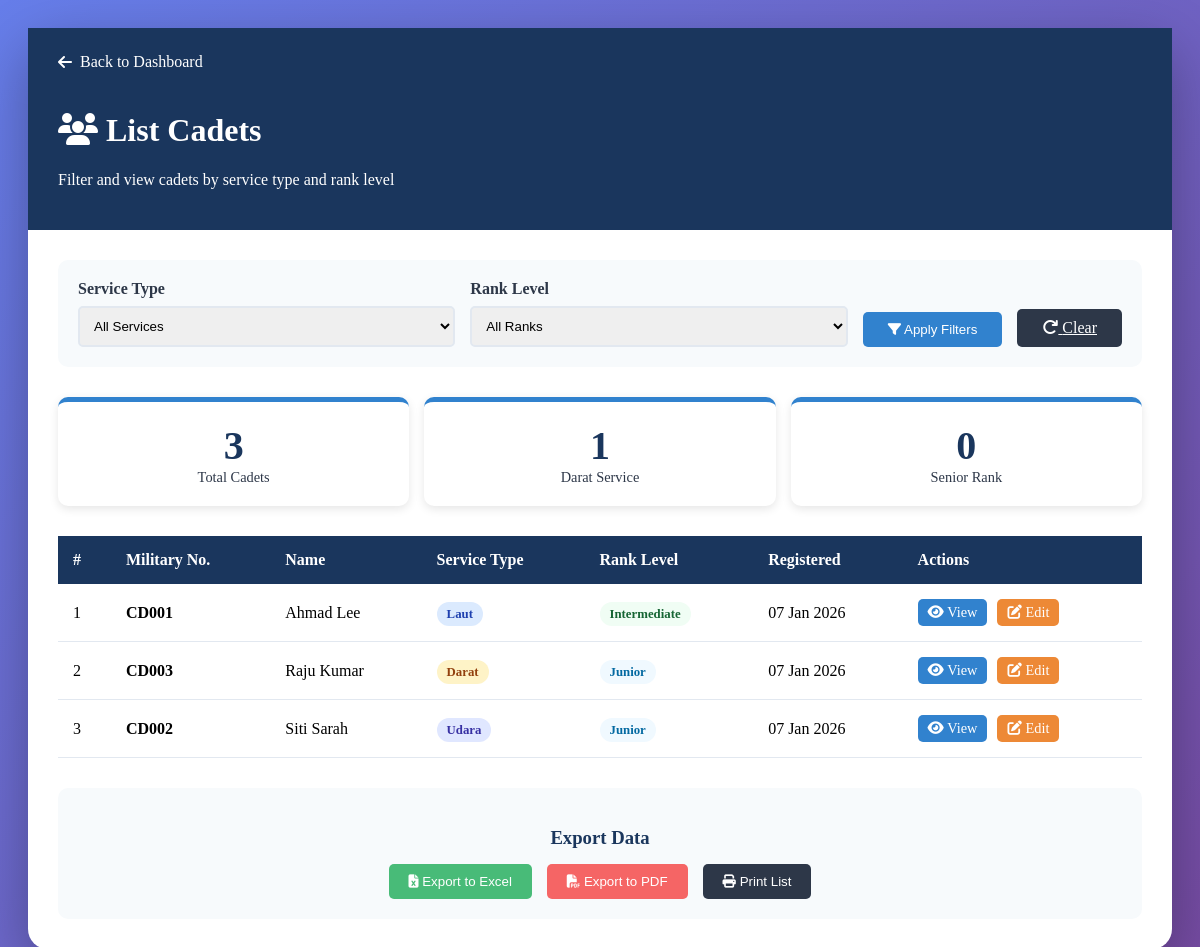
The page /admin/list_cadets.php (signed in) on the database its author committed.
### tables this page shows
CREATE TABLE `users` (
  `user_id` int(11) NOT NULL AUTO_INCREMENT,
  `military_number` varchar(20) NOT NULL,
  `password` varchar(255) NOT NULL,
  `role` enum('admin','rankholder','cadet') NOT NULL,
  `name` varchar(100) NOT NULL,
  `email` varchar(100) DEFAULT NULL,
  `service_type` enum('darat','laut','udara') DEFAULT NULL,
  `rank_level` enum('junior','intermediate','senior') DEFAULT NULL,
  `created_at` timestamp NOT NULL DEFAULT current_timestamp(),
  PRIMARY KEY (`user_id`),
  UNIQUE KEY `military_number` (`military_number`),
  UNIQUE KEY `email` (`email`)
);

### app/core/Database.php (called while the page is built, shortened)
<?php
class Database {
    protected $conn;
    public function __construct() {
        $this->conn = $this->connect();
    }
    private function connect() {
        $host = 'localhost';
        $username = 'root';
        $password = '';
        $database = 'caams_fyp';
        $conn = new mysqli($host, $username, $password, $database);
        return $conn;
    }
    public function prepare($sql) {
        return $this->conn->prepare($sql);
    }
}
?>

### app/controllers/UserController.php (called while the page is built, shortened)
<?php
require_once __DIR__ . '/../core/Database.php';
class UserController extends Database {
    public function getCadetsByServiceRank($service = null, $rank = null) {
        $sql = "SELECT user_id, military_number, name, service_type, rank_level, created_at
                FROM users
                WHERE role = 'cadet'";
        $sql .= " ORDER BY name ASC";
        $stmt = $this->prepare($sql);
        $stmt->execute();
        return $stmt->get_result();
    }
}
?>

### admin/list_cadets.php (the view, shortened to what this page needs)
<?php
require_once __DIR__ . '/../app/controllers/UserController.php';
$userController = new UserController();
$service = $_GET['service'] ?? null;
$rank = $_GET['rank'] ?? null;
$cadets = $userController->getCadetsByServiceRank($service, $rank);
$totalCadets = $cadets->num_rows;
$cadets->data_seek(0);
?>
<!DOCTYPE html>
<html lang="en">
<head>
    <link rel="stylesheet" href="https://cdnjs.cloudflare.com/ajax/libs/font-awesome/6.4.0/css/all.min.css">
</head>
<body>
    <div class="container">
        <div class="header">
            <a href="dashboard.php" class="back-btn">
                <i class="fas fa-arrow-left"></i> Back to Dashboard
            </a>
            <h1><i class="fas fa-users"></i> List Cadets</h1>
            <p>Filter and view cadets by service type and rank level</p>
        </div>
        <div class="content">
            <form method="GET" class="filters">
                <div class="filter-group">
                    <label>Service Type</label>
                    <select name="service">
                        <option value="">All Services</option>
                    </select>
                </div>
                <div class="filter-group">
                    <label>Rank Level</label>
                    <select name="rank">
                        <option value="">All Ranks</option>
                    </select>
                </div>
                <button type="submit" class="btn-filter">
                    <i class="fas fa-filter"></i> Apply Filters
                </button>
                <a href="list_cadets.php" class="btn-filter" style="background: var(--secondary);">
                    <i class="fas fa-redo"></i> Clear
                </a>
            </form>
            <div class="stats">
                <div class="stat-card">
                    <div class="stat-number"><?php echo $totalCadets; ?></div>
                    <div class="stat-label">Total Cadets</div>
                </div>
                <div class="stat-card">
                    <div class="stat-number">
                        <?php
                        $daratCount = 0;
                        $cadets->data_seek(0);
                        while($row = $cadets->fetch_assoc()) {
                            if($row['service_type'] == 'darat') $daratCount++;
                        }
                        echo $daratCount;
                        $cadets->data_seek(0);
                        ?>
                    </div>
                    <div class="stat-label">Darat Service</div>
                </div>
                <div class="stat-card">
                    <div class="stat-number">
                        <?php
                        $seniorCount = 0;
                        echo $seniorCount;
                        $cadets->data_seek(0);
                        ?>
                    </div>
                    <div class="stat-label">Senior Rank</div>
                </div>
            </div>
            <div class="table-container">
                <table>
                    <thead>
                        <tr>
                            <th>#</th>
                            <th>Military No.</th>
                            <th>Name</th>
                            <th>Service Type</th>
                            <th>Rank Level</th>
                            <th>Registered</th>
                            <th>Actions</th>
                        </tr>
                    </thead>
                    <tbody>
                        <?php if ($totalCadets > 0): ?>
                            <?php $counter = 1; ?>
                            <?php while($cadet = $cadets->fetch_assoc()): ?>
                                <tr>
                                    <td><?php echo $counter++; ?></td>
                                    <td><strong><?php echo htmlspecialchars($cadet['military_number']); ?></strong></td>
                                    <td><?php echo htmlspecialchars($cadet['name']); ?></td>
                                    <td>
                                        <span class="badge badge-<?php echo $cadet['service_type']; ?>">
                                            <?php echo ucfirst($cadet['service_type']); ?>
                                        </span>
                                    </td>
                                    <td>
                                        <span class="badge badge-<?php echo $cadet['rank_level']; ?>">
                                            <?php echo ucfirst($cadet['rank_level']); ?>
                                        </span>
                                    </td>
                                    <td><?php echo date('d M Y', strtotime($cadet['created_at'])); ?></td>
                                    <td class="actions">
                                        <a href="view_cadet.php?id=<?php echo $cadet['user_id']; ?>" class="btn-action btn-view">
                                            <i class="fas fa-eye"></i> View
                                        </a>
                                        <a href="register_user.php?edit=<?php echo $cadet['user_id']; ?>" class="btn-action btn-edit">
                                            <i class="fas fa-edit"></i> Edit
                                        </a>
                                    </td>
                                </tr>
                            <?php endwhile; ?>
                        <?php endif; ?>
                    </tbody>
                </table>
            </div>
            <div style="margin-top: 30px; padding: 20px; background: #f7fafc; border-radius: 10px; text-align: center;">
                <h3 style="color: var(--primary); margin-bottom: 15px;">Export Data</h3>
                <div style="display: flex; gap: 15px; justify-content: center; flex-wrap: wrap;">
                    <button style="padding: 10px 20px; background: var(--success); color: white; border: none; border-radius: 5px; cursor: pointer;">
                        <i class="fas fa-file-excel"></i> Export to Excel
                    </button>
                    <button style="padding: 10px 20px; background: var(--danger); color: white; border: none; border-radius: 5px; cursor: pointer;">
                        <i class="fas fa-file-pdf"></i> Export to PDF
                    </button>
                    <button style="padding: 10px 20px; background: var(--secondary); color: white; border: none; border-radius: 5px; cursor: pointer;">
                        <i class="fas fa-print"></i> Print List
                    </button>
                </div>
            </div>
        </div>
    </div>
</body>
</html>

### admin/list_cadets.php (style rules this page uses)
:root { --primary: #1a365d; --secondary: #2d3748; --accent: #3182ce; --success: #48bb78; --warning: #ed8936; --danger: #f56565; }
body { background: linear-gradient(135deg, #667eea 0%, #764ba2 100%); padding: 20px; }
.container { max-width: 1200px; margin: 0 auto; background: white; border-radius: 20px; box-shadow: 0 20px 60px rgba(0,0,0,0.3); }
.header { background: var(--primary); color: white; padding: 25px 30px; }
.back-btn { color: white; text-decoration: none; display: inline-flex; align-items: center; gap: 8px; margin-bottom: 20px; }
.content { padding: 30px; }
.filters { background: #f7fafc; padding: 20px; border-radius: 10px; margin-bottom: 30px; display: flex; gap: 15px; align-items: flex-end; flex-wrap: wrap; }
.filter-group { flex: 1; min-width: 200px; }
.filter-group label { display: block; margin-bottom: 8px; font-weight: 600; color: var(--secondary); }
.filter-group select { width: 100%; padding: 10px; border: 2px solid #e2e8f0; border-radius: 5px; }
.btn-filter { background: var(--accent); color: white; border: none; padding: 10px 25px; border-radius: 5px; cursor: pointer; }
.stats { display: flex; gap: 15px; margin-bottom: 30px; }
.stat-card { flex: 1; background: white; padding: 20px; border-radius: 10px; text-align: center; border-top: 5px solid var(--accent); box-shadow: 0 3px 10px rgba(0,0,0,0.1); }
.stat-number { font-size: 2.5rem; font-weight: 700; color: var(--primary); }
.stat-label { color: var(--secondary); font-size: 0.9rem; }
.table-container { overflow-x: auto; }
table { width: 100%; border-collapse: collapse; }
th { background: var(--primary); color: white; padding: 15px; text-align: left; }
td { padding: 15px; border-bottom: 1px solid #e2e8f0; }
.badge { padding: 5px 10px; border-radius: 20px; font-size: 0.8rem; font-weight: 600; }
.badge-darat { background: #fef3c7; color: #92400e; }
.badge-laut { background: #dbeafe; color: #1e40af; }
.badge-udara { background: #e0e7ff; color: #3730a3; }
.badge-junior { background: #f0f9ff; color: #0369a1; }
.badge-intermediate { background: #f0fdf4; color: #166534; }
.actions { display: flex; gap: 10px; }
.btn-action { padding: 5px 10px; border-radius: 5px; text-decoration: none; font-size: 0.9rem; }
.btn-view { background: var(--accent); color: white; }
.btn-edit { background: var(--warning); color: white; }

### rows shown on the page
users: military_number "CD001", name "Ahmad Lee", service_type "Laut", rank_level "Intermediate", created_at "07 Jan 2026"
users: military_number "CD003", name "Raju Kumar", service_type "Darat", rank_level "Junior", created_at "07 Jan 2026"
users: military_number "CD002", name "Siti Sarah", service_type "Udara", rank_level "Junior", created_at "07 Jan 2026"

### other values the page prints
$totalCadets "3"
$daratCount "1"
$seniorCount "0"
